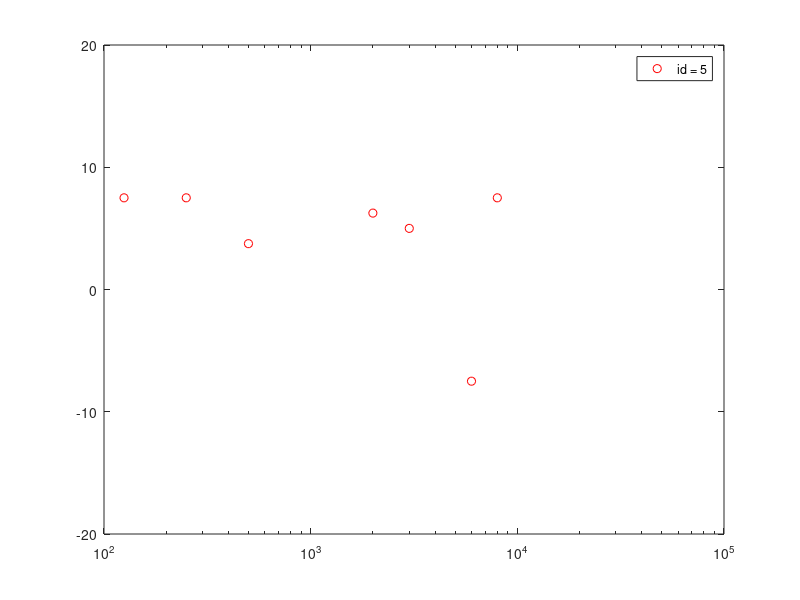

This chart was generated by the following MATLAB code:
%
clear all;
x = [125 250 500 1000 2000 3000 4000 6000 8000 16000];
y(1,:) = [75 85 105 95 105 105 105 75 85 60];
y(2,:) = [70 85 100 75 120  90 120 100 95 55];
y(3,:) = [60 80 100 105 110 115 105 105 90 65];
y(4,:) = [65 80 100 100 120 110 115 110 100 70];
norm = mean(y,1);
y(5,:) = [75 90 105 115 120 110 85 90 100 10];

for (n=1:5)
    s = y(n,:) - norm;
    semilogx(x,s,'or');
    legend(sprintf('id = %d',n));
    ylim([-20 20]);
    pause(5);
end
